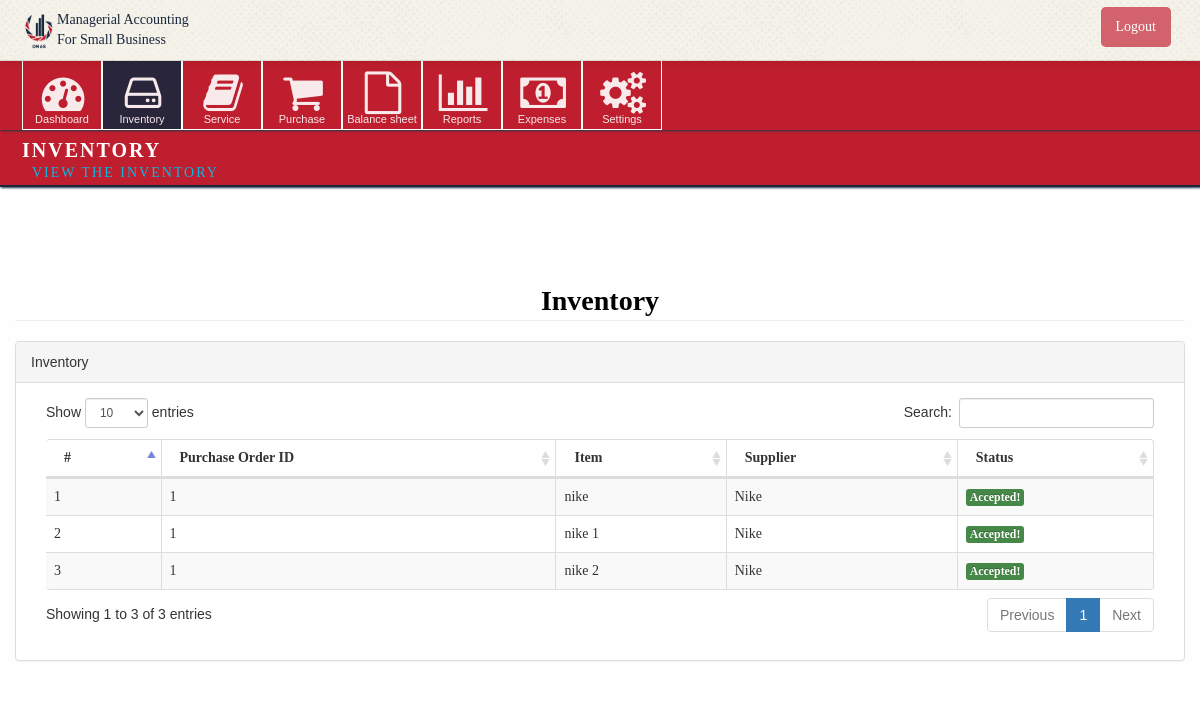
Screenshot of /Accountant/Inventory with the database file from the repository.
### tables this page shows
CREATE TABLE `purchasing_order_item` (
  `ItemID` int(10) UNSIGNED NOT NULL,
  `ItemName` varchar(45) DEFAULT NULL,
  `ItemDesc` varchar(255) DEFAULT NULL,
  `Quantity` int(10) UNSIGNED DEFAULT NULL,
  `UnitPrice` float NOT NULL,
  `PO_ID` int(10) UNSIGNED NOT NULL
);

CREATE TABLE `purchasing_order` (
  `PurchaseID` int(10) UNSIGNED NOT NULL,
  `TransactionDate` datetime DEFAULT CURRENT_TIMESTAMP,
  `Total` float NOT NULL,
  `Accountant_UserID` int(11) NOT NULL,
  `Supplier_SupplierID` int(11) NOT NULL,
  `Administrator_AdminID` int(11) DEFAULT NULL,
  `Status` int(1) UNSIGNED DEFAULT '0'
);

CREATE TABLE `supplier` (
  `SupplierID` int(11) NOT NULL,
  `SupplierName` varchar(45) DEFAULT NULL,
  `Address` varchar(255) NOT NULL,
  `City` varchar(45) NOT NULL,
  `Region` varchar(45) NOT NULL,
  `PostalCode` int(10) UNSIGNED NOT NULL,
  `Phone` varchar(45) NOT NULL,
  `Email` varchar(45) NOT NULL
);

### application/controllers/Accountant.php (called while the page is built, shortened)
<?php
class Accountant extends CI_Controller
{
	function __construct()
	{
    $this->load->model('Accountant_model');
    $this->load->model('Admin_model');
  }
	function inventory()
	{
    $data['inventory'] = $this->Accountant_model->get_purchase_order_items_w_supp();
    $data['suppliers'] = $this->Accountant_model->get_suppliers();
    $this->load->view('Accountant/header');
    $this->load->view('Accountant/Inventory/sub_menu');
    $this->load->view('Accountant/Inventory/inventory',$data);
	}
}

### index.php (called while the page is built, shortened)
<?php
require_once BASEPATH.'core/CodeIgniter.php';

### application/models/Accountant_model.php (called while the page is built, shortened)
<?php
class Accountant_model extends CI_Model
{
	function get_suppliers()
	{
		$this->db->select('*');
		$this->db->from('supplier');
		$query = $this->db->get();
		return $query->result();
	}
	function get_purchase_order_items_w_supp()
	{
		$this->db->select('poi.*, po.*');
		$this->db->from('purchasing_order_item as poi');
		$this->db->join('purchasing_order as po', 'po.PurchaseID = poi.PO_ID');
		$query = $this->db->get();
		return $query->result();
	}
}

### application/views/Accountant/Inventory/inventory.php (the view, shortened to what this page needs)
<section class="sec-content">
    <div class="row">
        <div class="col-lg-12">
            <h1 class="page-header">Inventory</h1>
        </div>
    </div>
    <div class="row">
    <div class="col-lg-12">
        <div class="panel panel-default">
            <div class="panel-heading">
                Inventory
            </div>
            <div class="panel-body">
                <table width="100%" class="table table-striped table-bordered table-hover" id="dataTables-example">
                    <thead>
                        <tr>
                            <th>#</th>
                            <th>Purchase Order ID</th>
                            <th>Item</th>
                            <th>Supplier</th>
                            <th>Status</th>
                        </tr>
                    </thead>
                    <tbody>
                      <?php $num = 1; ?>
                      <?php foreach($inventory as $p): ?>
                        <tr>
                            <td><?=$num?></td>
                            <td><?=$p->PurchaseID?></td>
                            <td><?=$p->ItemName?></td>
                            <td>
                              <?php foreach($suppliers as $s)
                              {
                                if($s->SupplierID == $p->Supplier_SupplierID)
                                {
                                  echo $s->SupplierName;
                                }
                              }
                              ?>
                            </td>
                            <td>
                              <?php if($p->Status == 0): ?>
                                <span class="label label-info">Processing</span>
                              <?php elseif($p->Status == 1): ?>
                                <span class="label label-success">Accepted!</span>
                              <?php elseif($p->Status == 2): ?>
                                <span class="label label-danger">Rejected</span>
                              <?php endif;?>
                            </td>
                        </tr>
                      <?php $num++; ?>
                      <?php endforeach;?>
                    </tbody>
                </table>
            </div>
        </div>
    </div>
  </div>
</section>
</div>
</body>
</html>

### application/views/Accountant/header.php (shortened to what this page needs)
<!DOCTYPE html>
<html lang="en">
<head>
    <link href="<?=base_url();?>assets/vendor/bootstrap/css/bootstrap.min.css" rel="stylesheet">
    <link href="<?=base_url();?>assets/vendor/datatables-plugins/dataTables.bootstrap.css" rel="stylesheet">
    <link href="<?=base_url();?>assets/vendor/datatables-responsive/dataTables.responsive.css" rel="stylesheet">
    <link href="<?=base_url();?>assets/vendor/sweetalert/sweetalert.css" rel="stylesheet">
    <link href="<?=base_url();?>assets/css/customize-template.css" rel="stylesheet" type="text/css">
    <link href="<?=base_url();?>assets/vendor/chartist/chartist.min.css" rel="stylesheet" type="text/css">
    <link href="<?=base_url();?>assets/css/style.css" rel="stylesheet" type="text/css">
    <link href="<?=base_url();?>assets/vendor/select2/select2.min.css" rel="stylesheet" type="text/css">
    <link href="<?=base_url();?>assets/vendor/font-awesome/css/font-awesome.min.css" rel="stylesheet" type="text/css">
</head>
<body>
    <div id="wrapper">
        <div class="navbar navbar-fixed-top">
            <div class="navbar-inner">
                <div class="container">
                    <a href="dashboard.html" class="brand">
                    <img src="<?php echo base_url()?>images/logo.png" class="img-reponsive" width="35">
                    Managerial Accounting
                    <br>
                    For Small Business
                    </a>
                    <div id="app-nav-top-bar" class="nav-collapse">
                        <ul class="nav pull-right">
                            <li>
                                <a href="<?=base_url().'Login/logout'?>">Logout</a>
                            </li>
                        </ul>
                    </div>
                </div>
            </div>
        </div>
    </div>
    <div id="body-container">
            <div id="body-content">
                    <div class="body-nav body-nav-horizontal body-nav-fixed">
                        <div class="container">
                            <ul class="sidebar">
                                <li>
                                    <a href="<?=base_url();?>Accountant/" id="dashboard">
                                        <i class="icon-dashboard icon-large"></i> Dashboard
                                    </a>
                                </li>
                                <li>
                                    <a href="<?=base_url();?>Accountant/Inventory" id="menu_inventory">
                                        <i class="icon-hdd icon-large"></i> Inventory
                                    </a>
                                </li>
                                <li>
                                    <a href="<?=base_url();?>Accountant/view_service_invoices" id="menu_service">
                                        <i class="icon-book icon-large"></i> Service
                                    </a>
                                </li>
                                <li>
                                    <a href="<?=base_url();?>Accountant/view_purchase_orders" id="menu_purchase">
                                        <i class="icon-shopping-cart icon-large"></i> Purchase
                                    </a>
                                </li>
                                <li>
                                    <a href="<?=base_url();?>Accountant/balance_sheet"  id="menu_balancesheet">
                                        <i class="icon-file icon-large"></i> Balance sheet
                                    </a>
                                </li>
                                <li>
                                    <a href="<?=base_url();?>Accountant/reports" id="menu_reports">
                                        <i class="icon-bar-chart icon-large"></i> Reports
                                    </a>
                                </li>
                                <li>
                                    <a href="<?=base_url();?>Accountant/view_other_expenses" id="menu_utilities">
                                        <i class="icon-money icon-large"></i> Expenses
                                    </a>
                                </li>
                                <li>
                                    <a href="#">
                                        <i class="icon-cogs icon-large"></i> Settings
                                    </a>
                                </li>
                            </ul>
                        </div>
                    </div>

### application/views/Accountant/Inventory/sub_menu.php (shortened to what this page needs)
<section class="nav nav-page">
    <div class="container">
        <div class="row">
        <div class="span7">
            <header class="page-header">
                <h3>Inventory<br/>
                    <small>View the inventory</small>
                </h3>
            </header>
        </div>
        </div>
    </div>
</section>

### assets/css/style.css (style rules this page uses)
html { position: relative; min-height: 100%; overflow-x: hidden; }
.navbar-fixed-top .navbar-inner { background: url("../images/pattern/halftone.png"); border: none; min-height: 60px; }
.body-nav.body-nav-horizontal { background: #be1e2d; border: none; }
.body-nav.body-nav-horizontal ul li a, .body-nav.body-nav-horizontal ul li button { height: auto; padding-top: 18px; }
.body-nav.body-nav-horizontal ul li { border-left: 1px solid #fff; border-right: 1px solid #fff; }
.body-nav ul li { border-top: 1px solid #fff; border-bottom: 1px solid #fff; }
.navbar .brand { float: left; display: block; padding: 10px 20px 10px; margin-left: -20px; font-size: 1em; color: #19273d; text-shadow: none; font-family: Montserrat-extralight; }
.navbar .brand img { float: left; display: block; }
.body-nav.body-nav-horizontal.body-nav-fixed { top:60px; }
.navbar .nav > li > a { text-shadow: none; color: #fff; background: #be1e2d; font-family: Montserrat-light; margin: 7px; border-radius: 5px; -moz-box-shadow: inset 0 0 100px 100px rgba(255, 255, 255, 0.3); -webkit-box-shadow: inset 0 0 100px 100px rgba(255, 255, 255, 0.3); box-shadow: inset 0 0 100px 100px rgba(255, 255, 255, 0.3); }
#body-content { padding-top: 120px; }
.sec-content { padding-top: 5em; }
.sec-content h1 { font-family: Montserrat-light; color: #645b5c; text-align: center; font-size: 2.3em; line-height: 1em; }
.sec-content div.row { margin: 0 ; padding: 0; }
.nav-page { background: #be1e2d; border-bottom: 2px solid #19273d; font-family: Montserrat-light; }
.nav-page h3 { letter-spacing: .1em; }
.sec-content h1.page-header { font-family: Montserrat-extralight; text-transform: capitalize; color: #000; font-size: 2em; }
table { font-family: Montserrat-light; }
i { text-decoration: none; }

### rows the page displays
purchasing_order_item: PO_ID.PurchaseID "1", ItemName "nike"
supplier: SupplierName "Nike"
purchasing_order_item: PO_ID.PurchaseID "1", ItemName "nike 1"
purchasing_order_item: PO_ID.PurchaseID "1", ItemName "nike 2"
